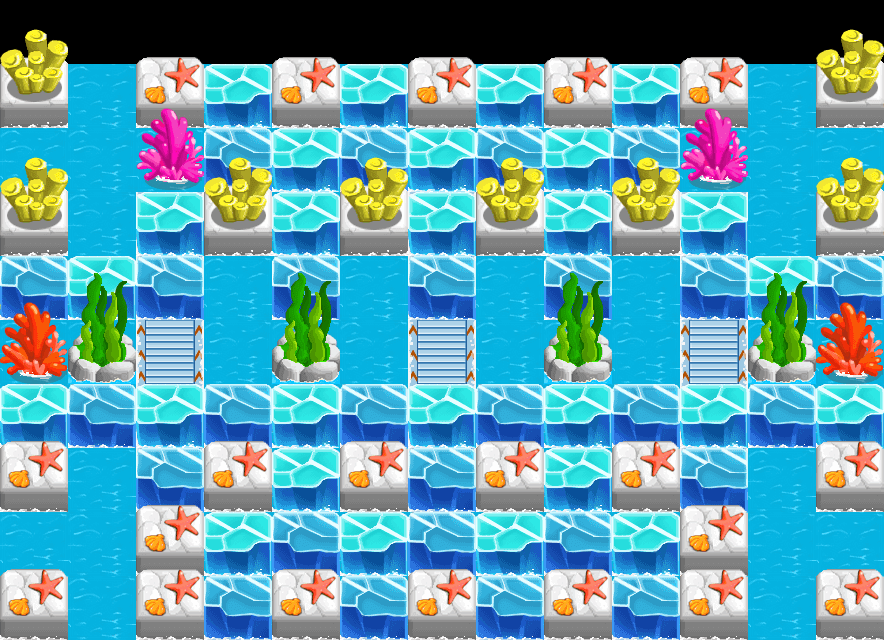

This is a level from a 2D game, rendered from its Tiled map with the project's own tilesets. A one-line summary and the map file follow, with tile-layer data summarised:
An orthogonal 13x10 tile map with 68x64 px tiles, 4 tile layers (bg, item, wall, fg) and 2 objects (player1, player2).

<map version="1.0" orientation="orthogonal" renderorder="right-down" width="13" height="10" tilewidth="68" tileheight="64" nextobjectid="6">
 <tileset firstgid="1" name="ice" tilewidth="68" tileheight="64" tilecount="35" columns="5">
  <image source="ice.png" width="340" height="448" />
  <tile id="3">
   <properties>
    <property name="block" value="1" />
   </properties>
  </tile>
  <tile id="4">
   <properties>
    <property name="block" value="1" />
   </properties>
  </tile>
  <tile id="5">
   <properties>
    <property name="block" value="1" />
   </properties>
  </tile>
  <tile id="6">
   <properties>
    <property name="block" value="1" />
   </properties>
  </tile>
  <tile id="7">
   <properties>
    <property name="block" value="1" />
   </properties>
  </tile>
  <tile id="9">
   <properties>
    <property name="anim" value="2" />
    <property name="dir" value="up" />
   </properties>
  </tile>
  <tile id="10">
   <properties>
    <property name="block" value="1" />
   </properties>
  </tile>
  <tile id="11">
   <properties>
    <property name="block" value="1" />
   </properties>
  </tile>
  <tile id="15">
   <properties>
    <property name="block" value="1" />
   </properties>
  </tile>
  <tile id="16">
   <properties>
    <property name="block" value="1" />
   </properties>
  </tile>
  <tile id="17">
   <properties>
    <property name="block" value="1" />
    <property name="move" value="1" />
   </properties>
  </tile>
  <tile id="25">
   <properties>
    <property name="block" value="1" />
   </properties>
  </tile>
  <tile id="26">
   <properties>
    <property name="block" value="1" />
   </properties>
  </tile>
  <tile id="30">
   <properties>
    <property name="anim" value="5" />
    <property name="dir" value="up" />
   </properties>
  </tile>
 </tileset>
 <layer name="bg" width="13" height="10">
  <data>[130 cells, 117 non-empty, 2 distinct tile ids]</data>
 </layer>
 <layer name="item" width="13" height="10">
  <data>[130 cells, 54 non-empty, 2 distinct tile ids]</data>
 </layer>
 <layer name="wall" width="13" height="10">
  <data>[130 cells, 36 non-empty, 5 distinct tile ids]</data>
 </layer>
 <layer name="fg" width="13" height="10">
  <data>[130 cells, 36 non-empty, 5 distinct tile ids]</data>
 </layer>
 <objectgroup name="players">
  <object id="1" name="player1" x="780" y="600">
   <properties>
    <property name="playertype" value="npc4" />
   </properties>
  </object>
  <object id="3" name="player2" x="780" y="90">
   <properties>
    <property name="playertype" value="npc5" />
   </properties>
  </object>
 </objectgroup>
</map>
